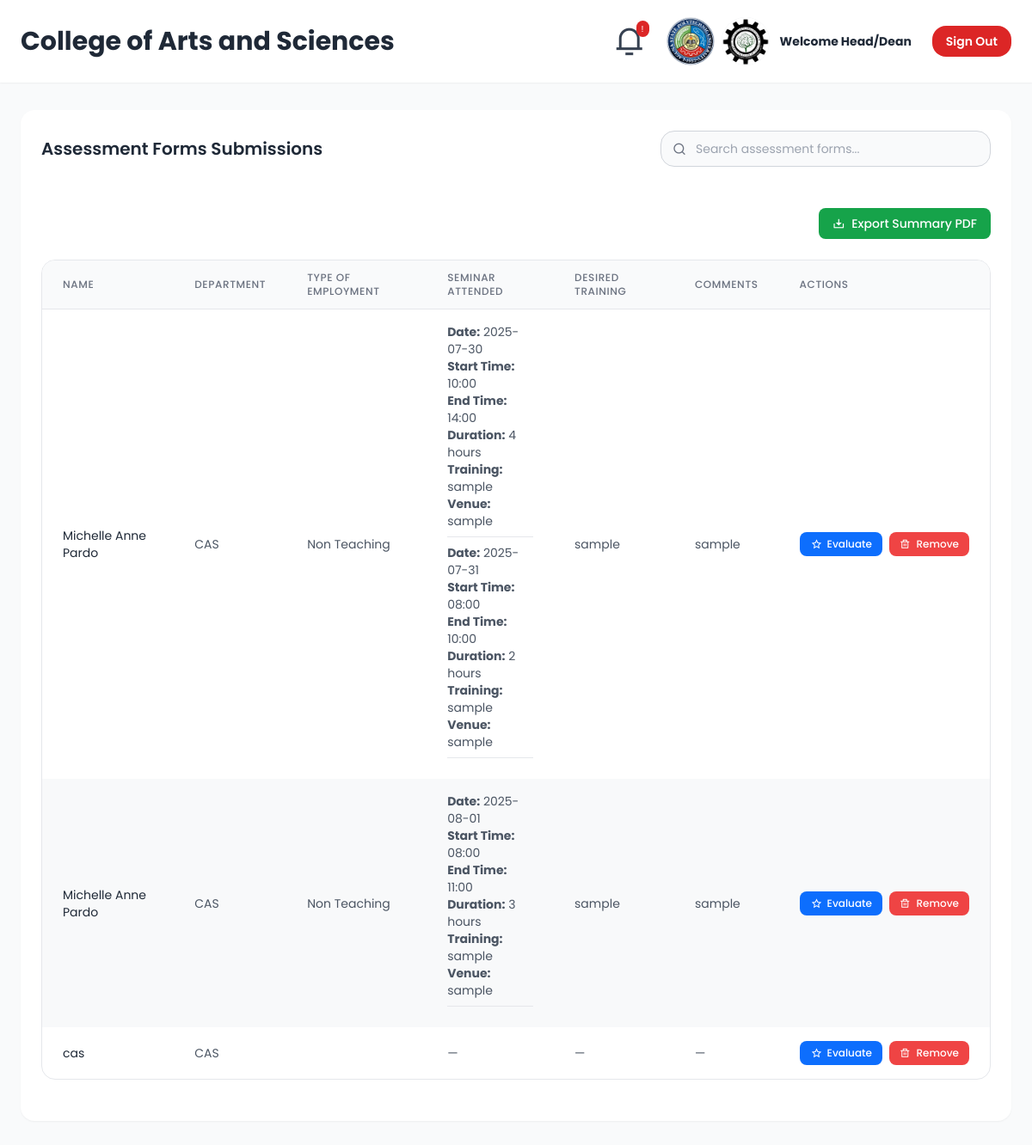
/CAS.php, run on the app's committed database.
### tables this page shows
CREATE TABLE `assessments` (
  `id` int(11) NOT NULL,
  `user_id` int(10) UNSIGNED NOT NULL,
  `deadline_id` int(11) NOT NULL,
  `training_history` longtext DEFAULT NULL CHECK (json_valid(`training_history`)),
  `desired_skills` longtext DEFAULT NULL,
  `comments` text DEFAULT NULL,
  `created_at` timestamp NOT NULL DEFAULT current_timestamp(),
  `status` varchar(20) NOT NULL DEFAULT 'submitted',
  `submission_date` datetime DEFAULT current_timestamp(),
  `evaluated` tinyint(1) DEFAULT 0
);

CREATE TABLE `users` (
  `id` int(10) UNSIGNED NOT NULL,
  `name` varchar(255) NOT NULL,
  `email` varchar(255) NOT NULL,
  `password` varchar(255) NOT NULL,
  `role` enum('user','admin','admin_ccs','admin_cas','admin_cte','admin_cbaa','admin_ccje','admin_cfnd','admin_chmt','admin_cof') NOT NULL DEFAULT 'user',
  `status` enum('pending','accepted','declined') DEFAULT 'pending',
  `educationalAttainment` varchar(255) DEFAULT NULL,
  `specialization` varchar(255) DEFAULT NULL,
  `designation` varchar(255) DEFAULT NULL,
  `department` varchar(255) DEFAULT NULL,
  `yearsInLSPU` varchar(10) DEFAULT NULL,
  `teaching_status` varchar(50) DEFAULT NULL,
  `image_data` text DEFAULT NULL,
  `has_notification` tinyint(1) DEFAULT 0
);

### CAS.php (the view, shortened to what this page needs)
<?php
include 'config.php';
$selected_year = date('Y');
$sql = "SELECT
            u.name,
            u.department,
            u.teaching_status,
            a.training_history,
            a.desired_skills,
            a.comments,
            a.submission_date,
            a.id AS assessment_id
        FROM users u
        LEFT JOIN assessments a ON u.id = a.user_id
        WHERE u.department = 'CAS'
          AND (a.submission_date IS NULL OR YEAR(a.submission_date) = $selected_year)
        ORDER BY a.submission_date DESC";
$result = $con->query($sql);
?>
<!DOCTYPE html>
<html lang="en">
<head>
  <script src="https://cdn.tailwindcss.com/3.4.16"></script>
  <link rel="stylesheet" href="https://cdnjs.cloudflare.com/ajax/libs/remixicon/4.6.0/remixicon.min.css" />
</head>
<body class="min-h-screen font-sans" style="font-family: 'Poppins', sans-serif;">
  <div class="min-w-[1024px]">
<header class="bg-white shadow-sm fixed top-0 left-0 w-full z-50">
  <div class="max-w-7xl mx-auto px-6 py-5 flex justify-between items-center">
    <h1 class="text-3xl font-bold text-gray-800">College of Arts and Sciences</h1>
    <div class="flex items-center space-x-6">
      <div class="relative">
        <button class="flex items-center text-gray-600 hover:text-gray-900 focus:outline-none">
          <div class="relative group cursor-pointer" id="notifWrapper">
            <i class="ri-notification-3-line text-4xl text-gray-700 group-hover:text-blue-600 animate-bounce ringing-bell" id="notifBell"></i>
            <span id="notifBadge" class="absolute top-0 right-0 transform translate-x-1 -translate-y-1 bg-red-600 text-white text-[10px] px-1.5 py-0.5 rounded-full hidden">!</span>
          </div>
        </button>
      </div>
      <div class="flex items-center space-x-3">
        <div class="flex items-center space-x-1">
          <div class="w-14 h-14 rounded-full overflow-hidden bg-gray-200">
            <img src="images/lspubg2.png" alt="Logo 1" class="w-full h-full object-cover" />
          </div>
          <div class="w-14 h-14 rounded-full overflow-hidden bg-gray-200">
            <img src="images/cas.png" alt="Logo 2" class="w-full h-full object-cover" />
          </div>
        </div>
        <div class="hidden md:block">
          <p class="text-sm font-bold text-gray-800">Welcome Head/Dean</p>
        </div>
      </div>
      <div>
        <a href="homepage.php"
           class="text-white bg-red-600 hover:bg-red-700 focus:ring-4 focus:ring-red-300 font-semibold rounded-lg text-sm px-4 py-2 transition duration-300">
          Sign Out
        </a>
      </div>
    </div>
  </div>
</header>
<main class="max-w-7xl mx-auto px-6 pt-32 pb-8">
  <div class="bg-white rounded-lg shadow-sm p-6">
    <div class="flex flex-col md:flex-row justify-between items-start md:items-center mb-6 gap-4">
      <h2 class="text-xl font-semibold text-gray-800">Assessment Forms Submissions</h2>
      <div class="relative w-full md:w-96">
        <div class="absolute inset-y-0 left-0 flex items-center pl-3 pointer-events-none">
          <div class="w-5 h-5 flex items-center justify-center text-gray-500">
          </div>
        </div>
        <input type="search" id="search-input" class="search-input w-full pl-10 pr-4 py-2.5 text-sm text-gray-900 bg-gray-50 border border-gray-300 rounded-lg focus:border-primary transition-colors" placeholder="Search assessment forms...">
      </div>
    </div>
                <div class="flex flex-wrap gap-4 mb-6 justify-end">
                    <div class="w-full md:w-auto">
                        <label class="block mb-1 text-sm font-medium text-transparent">Actions</label>
                        <button onclick="generatePDF()" class="bg-green-600 hover:bg-green-700 text-white px-4 py-2 rounded text-sm font-medium">
                        <i class="ri-download-2-line mr-1"></i> Export Summary PDF
                        </button>
                    </div>
                </div>
                <div class="table-container rounded-lg border border-gray-200 mb-6">
                    <table class="min-w-full">
                        <thead class="bg-gray-50 text-left">
                            <tr>
                                <th class="px-6 py-3 text-xs font-medium text-gray-500 uppercase tracking-wider border-b">Name</th>
                                <th class="px-6 py-3 text-xs font-medium text-gray-500 uppercase tracking-wider border-b">Department</th>
                                <th class="px-6 py-3 text-xs font-medium text-gray-500 uppercase tracking-wider border-b">Type of Employment</th>
                                <th class="px-6 py-3 text-xs font-medium text-gray-500 uppercase tracking-wider border-b">Seminar Attended</th>
                                <th class="px-6 py-3 text-xs font-medium text-gray-500 uppercase tracking-wider border-b">Desired Training</th>
                                <th class="px-6 py-3 text-xs font-medium text-gray-500 uppercase tracking-wider border-b">Comments</th>
                                <th class="px-6 py-3 text-xs font-medium text-gray-500 uppercase tracking-wider border-b">Actions</th>
                            </tr>
                        </thead>
                        <tbody>
                            <?php if ($result && $result->num_rows > 0): ?>
                                <?php while ($row = $result->fetch_assoc()): ?>
                                    <tr>
                                        <td class="px-6 py-4 text-sm text-gray-800"><?= htmlspecialchars($row['name']) ?></td>
                                        <td class="px-6 py-4 text-sm text-gray-600"><?= htmlspecialchars($row['department']) ?></td>
                                        <td class="px-6 py-4 text-sm text-gray-600"><?= htmlspecialchars($row['teaching_status']) ?></td>
                                        <td class="px-6 py-4 text-sm text-gray-600">
                                            <?php
                                              if (!empty($row['training_history'])) {
                                                  $seminars = json_decode($row['training_history'], true);
                                                  if (is_array($seminars)) {
                                                      foreach ($seminars as $seminar) {
                                                          echo "<div class='mb-2'>";
                                                          echo "<strong>Date:</strong> " . htmlspecialchars($seminar['date'] ?? '') . "<br>";
                                                          echo "<strong>Start Time:</strong> " . htmlspecialchars($seminar['start_time'] ?? '') . "<br>";
                                                          echo "<strong>End Time:</strong> " . htmlspecialchars($seminar['end_time'] ?? '') . "<br>";
                                                          echo "<strong>Duration:</strong> " . htmlspecialchars($seminar['duration'] ?? '') . "<br>";
                                                          echo "<strong>Training:</strong> " . htmlspecialchars($seminar['training'] ?? '') . "<br>";
                                                          echo "<strong>Venue:</strong> " . htmlspecialchars($seminar['venue'] ?? '') . "<br>";
                                                          echo "</div><hr class='my-2'>";
                                                      }
                                                  } else {
                                                      echo "Invalid format";
                                                  }
                                              } else {
                                                  echo "—";
                                              }
                                              ?>
                                        </td>
                                        <td class="px-6 py-4 text-sm text-gray-600"><?= htmlspecialchars($row['desired_skills'] ?? '—') ?></td>
                                        <td class="px-6 py-4 text-sm text-gray-600"><?= htmlspecialchars($row['comments'] ?? '—') ?></td>
                                        <td class="px-6 py-4 text-sm whitespace-nowrap">
                                            <div class="flex space-x-2">
                                                <button
                                                    type="button"
                                                    class="evaluate-btn bg-primary text-white rounded-button px-3 py-1.5 text-xs font-medium hover:bg-primary/90 transition whitespace-nowrap flex items-center"
                                                    data-name="<?= htmlspecialchars($row['name']) ?>"
                                                >
                                                    <span class="w-4 h-4 flex items-center justify-center mr-1">
                                                        <i class="ri-star-line"></i>
                                                    </span>
                                                    Evaluate
                                                </button>
                                                <button
                                                    class="remove-btn bg-red-500 text-white rounded-button px-3 py-1.5 text-xs font-medium hover:bg-red-600 transition whitespace-nowrap"
                                                    data-id="<?= htmlspecialchars($row['name']) ?>"
                                                >
                                                    <i class="ri-delete-bin-line mr-1"></i> Remove
                                                </button>
                                            </div>
                                        </td>
                                    </tr>
                                <?php endwhile; ?>
                            <?php else: ?>
                                <tr>
                                    <td colspan="7" class="px-6 py-4 text-center text-sm text-gray-500">No CCS data found for <?= $selected_year ?>.</td>
                                </tr>
                            <?php endif; ?>
                        </tbody>
                    </table>
                </div>
            </div>
        </main>
    </div>
</body>
</html>

### CAS.php (style rules this page uses)
:where([class^="ri-"])::before { content: "\f3c2"; }
body { font-family: 'Poppins', sans-serif; background-color: #f9fafb; }
.table-container { overflow-x: auto; }
table { width: 100%; border-collapse: separate; border-spacing: 0; }
th { position: relative; cursor: pointer; user-select: none; }
tbody tr:nth-child(even) { background-color: #f8f9fa; }
.animate-bounce { animation: bounce 1.2s infinite; }

### data on the page
assessments: user.name "Michelle Anne Pardo", user.department "CAS", user.teaching_status "Non Teaching", date "2025-07-30", start_time "10:00", end_time "14:00", duration "4 hours", training "sample", venue "sample", date "2025-07-31", start_time "08:00", end_time "10:00", duration "2 hours", desired_skills "sample", comments "sample"
assessments: user.name "Michelle Anne Pardo", user.department "CAS", user.teaching_status "Non Teaching", date "2025-08-01", start_time "08:00", end_time "11:00", duration "3 hours", training "sample", venue "sample", desired_skills "sample", comments "sample"
users: name "cas", department "CAS", desired_skills "—", comments "—"
